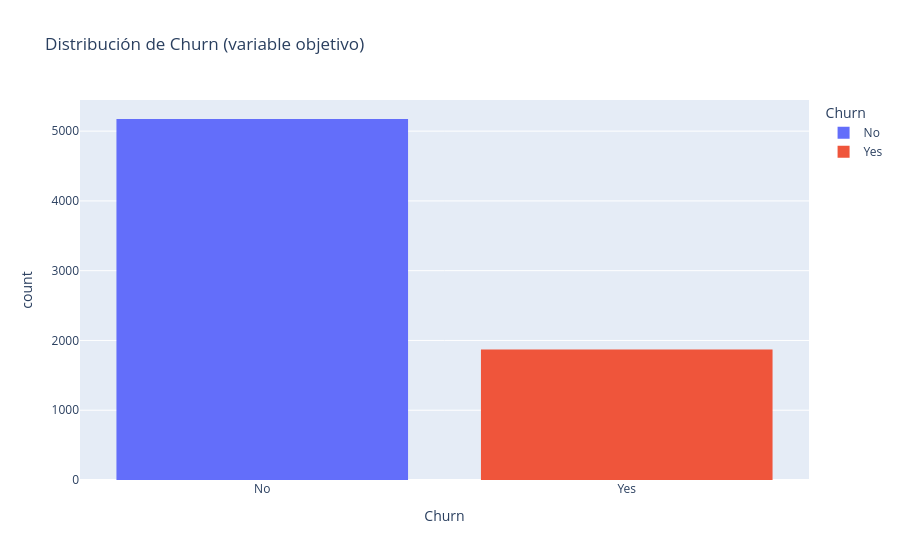

Here is the notebook cell this chart was saved with:
### Code cell
fig = px.histogram(df, x='Churn', color='Churn',
                    title='Distribución de Churn (variable objetivo)')
fig.write_html('../artifacts/eda_churn_distribution.html')
fig.show()

### Figure 1 — Plotly figure (JSON) as saved in the notebook; plotly's stock layout.template omitted (floating-point values rounded to 4 significant figures; data arrays with more than 128 entries replaced by an {"elided": "..."} marker saying what was removed)
{"data": [{"bingroup": "x", "hovertemplate": "Churn=%{x}<br>count=%{y}<extra></extra>", "legendgroup": "No", "marker": {"color": "#636efa", "pattern": {"shape": ""}}, "name": "No", "orientation": "v", "showlegend": true, "type": "histogram", "x": {"elided": "5174 str values"}, "xaxis": "x", "yaxis": "y"}, {"bingroup": "x", "hovertemplate": "Churn=%{x}<br>count=%{y}<extra></extra>", "legendgroup": "Yes", "marker": {"color": "#EF553B", "pattern": {"shape": ""}}, "name": "Yes", "orientation": "v", "showlegend": true, "type": "histogram", "x": {"elided": "1869 str values"}, "xaxis": "x", "yaxis": "y"}], "layout": {"barmode": "relative", "legend": {"title": {"text": "Churn"}, "tracegroupgap": 0}, "title": {"text": "Distribución de Churn (variable objetivo)"}, "xaxis": {"anchor": "y", "categoryarray": ["No", "Yes"], "categoryorder": "array", "domain": [0, 1], "title": {"text": "Churn"}}, "yaxis": {"anchor": "x", "domain": [0, 1], "title": {"text": "count"}}}}
